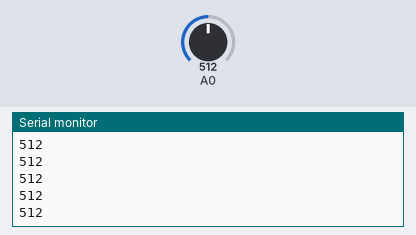
Simulated run of this sketch. Board: Arduino Uno, built with avr-gcc and run on an emulated ATmega328P. Shown: the last lines printed to the serial monitor. Inputs (shaded band) come from the test bench; at power-on: A0 = 512.

Above: at 1.2 s.
1.3 s: A0 set to 716
At 1.31 s:
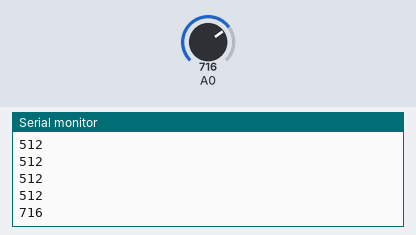
2.8 s: A0 set to 900
At 2.81 s:
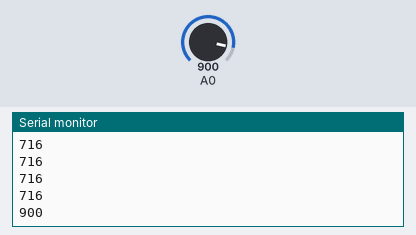
Timing chart, 0 to 5.8 s (numbered marks = the images above; inputs shaded):
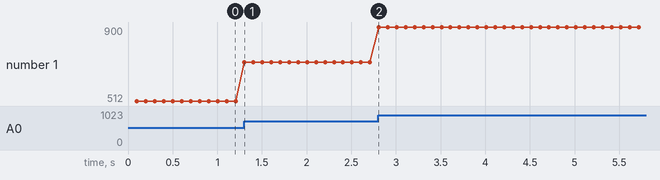

The sketch:

Arduino_I2C_slave.ino
```cpp
#include <Wire.h>

void setup() {
 Wire.begin(8);                /* join i2c bus with address 8 */
 Wire.onRequest(requestEvent); /* register request event */
 Serial.begin(115200);           /* start serial for debug */
}

void loop() {
 delay(100);
 int gas = analogRead(A0);
 Serial.println(gas);
}

// function that executes whenever data is requested from master
void requestEvent() {
 int gas = analogRead(A0);
 char data[3];
 itoa(gas, data, 10);
 Wire.write(data);  /*send string on request */
}
```

Measured:
- after the input at 1.3 s, the serial monitor: prints a new line at once (image 1)
- after the input at 2.8 s, the serial monitor: prints a new line at once (image 2)
- plotted number 1: 512 → 716 after the input at 1.3 s, 716 → 900 after the input at 2.8 s
